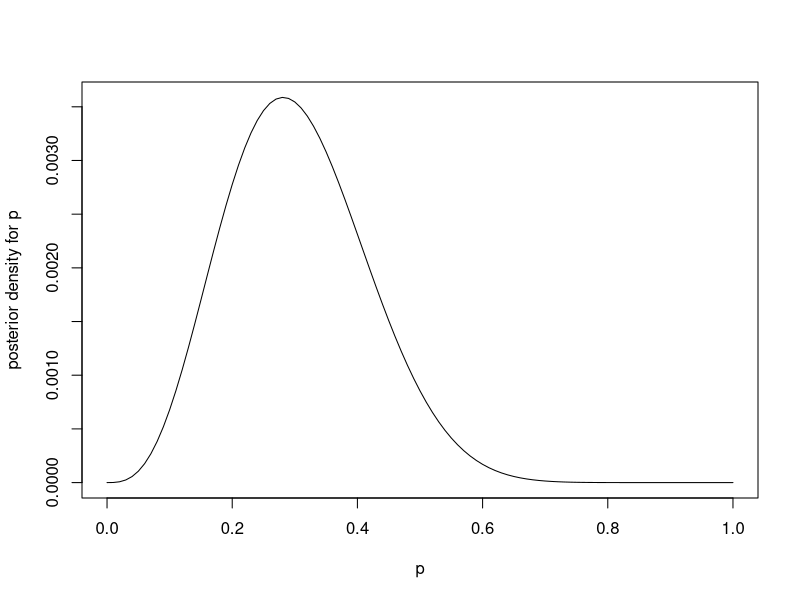
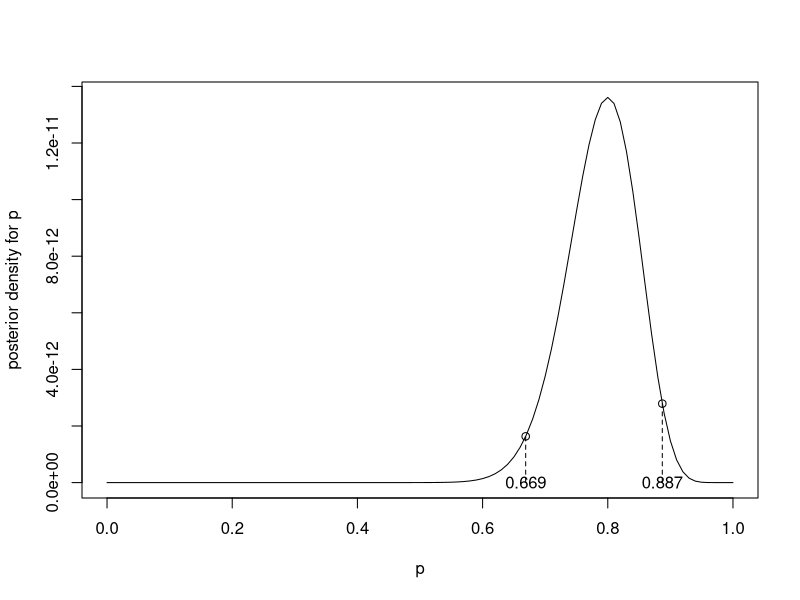
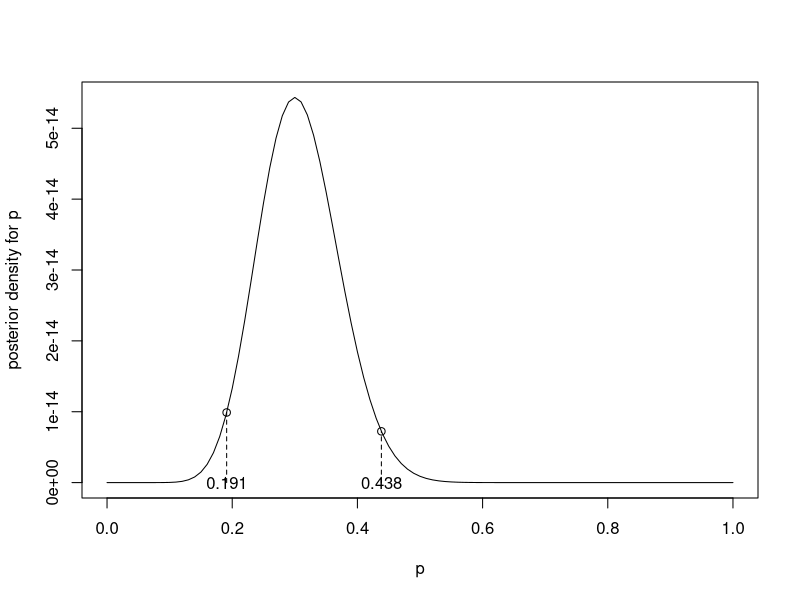

Write R code to recreate these figures, in order.
## ---- chunk 1
knitr::opts_chunk$set(echo = TRUE)
## ---- chunk 2
func <- function(x) {x^3*(1-x)^13+10*x^4*(1-x)^12+45*x^5*(1-x)^11}
curve(func, from = 0, to = 1, xlab = 'p', ylab = 'posterior density for p')
## ---- chunk 3
func <- function(x) {
  x ^ 40 * (1 - x) ^ 10
}
l <- qbeta(0.025, 41, 11)
r <- qbeta(0.975, 41, 11)
curve(
  func,
  from = 0,
  to = 1,
  xlab = 'p',
  ylab = 'posterior density for p'
)
points(l, func(l))
points(r, func(r))
lines(c(l, l), c(0, func(l)), lty = 2)
lines(c(r, r), c(0, func(r)), lty = 2)
text(l, 0, round(l, 3))
text(r, 0, round(r, 3))
## ---- chunk 4
func <- function(x) {
  x ^ 15 * (1 - x) ^ 35
}
l <- qbeta(0.025, 16, 36)
r <- qbeta(0.975, 16, 36)
curve(
  func,
  from = 0,
  to = 1,
  xlab = 'p',
  ylab = 'posterior density for p'
)
points(l, func(l))
points(r, func(r))
lines(c(l, l), c(0, func(l)), lty = 2)
lines(c(r, r), c(0, func(r)), lty = 2)
text(l, 0, round(l, 3))
text(r, 0, round(r, 3))
